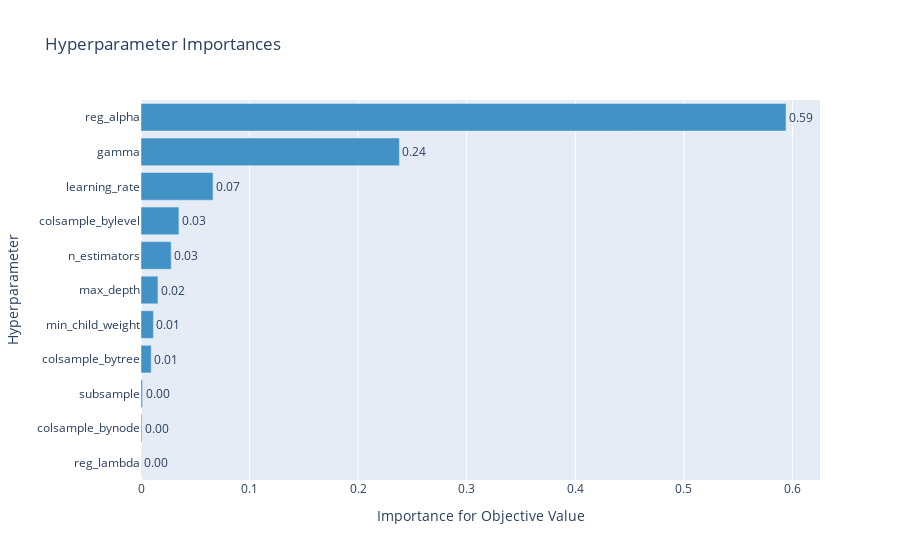

Notebook source saved alongside this figure:
### Code cell
optuna.visualization.plot_param_importances(study_xgb)

### Figure 1 — Plotly figure (JSON) as saved in the notebook; plotly's stock layout.template omitted (floating-point values rounded to 4 significant figures)
{"data": [{"cliponaxis": false, "hovertemplate": ["reg_lambda (LogUniformDistribution): 0.00014318521795793335<extra></extra>", "colsample_bynode (DiscreteUniformDistribution): 0.0008466675395125509<extra></extra>", "subsample (DiscreteUniformDistribution): 0.001404372341556422<extra></extra>", "colsample_bytree (DiscreteUniformDistribution): 0.009414550013896676<extra></extra>", "min_child_weight (IntUniformDistribution): 0.011450192157649804<extra></extra>", "max_depth (IntUniformDistribution): 0.015614767075260176<extra></extra>", "n_estimators (IntUniformDistribution): 0.027798663278335668<extra></extra>", "colsample_bylevel (DiscreteUniformDistribution): 0.0349191358384049<extra></extra>", "learning_rate (LogUniformDistribution): 0.06636364994388891<extra></extra>", "gamma (DiscreteUniformDistribution): 0.23798380280279804<extra></extra>", "reg_alpha (LogUniformDistribution): 0.5940610137907388<extra></extra>"], "marker": {"color": "rgb(66,146,198)"}, "orientation": "h", "text": ["0.00014318521795793335", "0.0008466675395125509", "0.001404372341556422", "0.009414550013896676", "0.011450192157649804", "0.015614767075260176", "0.027798663278335668", "0.0349191358384049", "0.06636364994388891", "0.23798380280279804", "0.5940610137907388"], "textposition": "outside", "texttemplate": "%{text:.2f}", "type": "bar", "x": [0.0001432, 0.0008467, 0.001404, 0.009415, 0.01145, 0.01561, 0.0278, 0.03492, 0.06636, 0.238, 0.5941], "y": ["reg_lambda", "colsample_bynode", "subsample", "colsample_bytree", "min_child_weight", "max_depth", "n_estimators", "colsample_bylevel", "learning_rate", "gamma", "reg_alpha"]}], "layout": {"showlegend": false, "title": {"text": "Hyperparameter Importances"}, "xaxis": {"title": {"text": "Importance for Objective Value"}}, "yaxis": {"title": {"text": "Hyperparameter"}}}}
